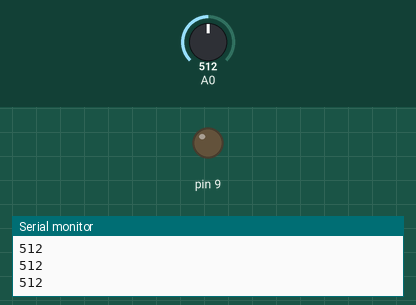
This sketch was run on a simulated Arduino Uno, built with avr-gcc and run on an emulated ATmega328P. Shown: output pins drawn as LEDs (lit = HIGH), the last lines printed to the serial monitor. The test bench sets the inputs (shaded band); at power-on: A0 = 512.

Above: at 1.2 s.
1.3 s: A0 set to 354
2.8 s: A0 set to 323
At 3.8 s:
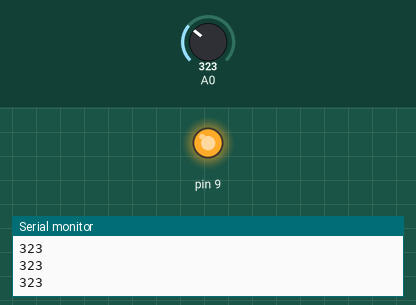
4.3 s: A0 set to 346
At 4.6 s:
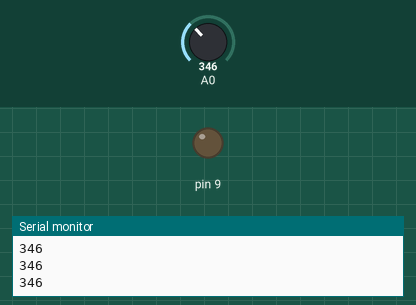
5.8 s: A0 set to 326
At 7.1 s:
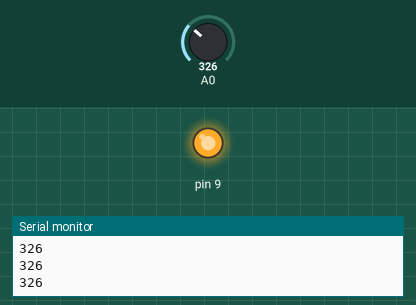
Timing chart, 0 to 8.3 s (numbered marks = the images above; inputs shaded):
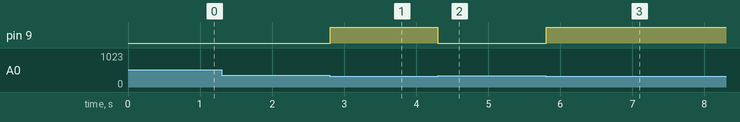

The sketch:

projeto_fotosensor1.ino
```cpp
// C++ code
//
int luz = 0;

void setup()
{
  pinMode(A0, INPUT);
  Serial.begin(9600);
  pinMode(9, OUTPUT);
}

void loop()
{
  luz = analogRead(A0);
  Serial.println(luz);
  if (luz >= 336) {
    digitalWrite(9, LOW);
  } else {
    digitalWrite(9, HIGH);
  }
  delay(10); // Delay a little bit to improve simulation performance
}
```

Measured:
- the behaviour switches between 336 and 335 on A0 (found by bisection; images 0 and 1)
- after the input at 2.8 s, pin 9: LOW → HIGH at once
- after the input at 4.3 s, pin 9: HIGH → LOW at once
- after the input at 5.8 s, pin 9: LOW → HIGH at once
